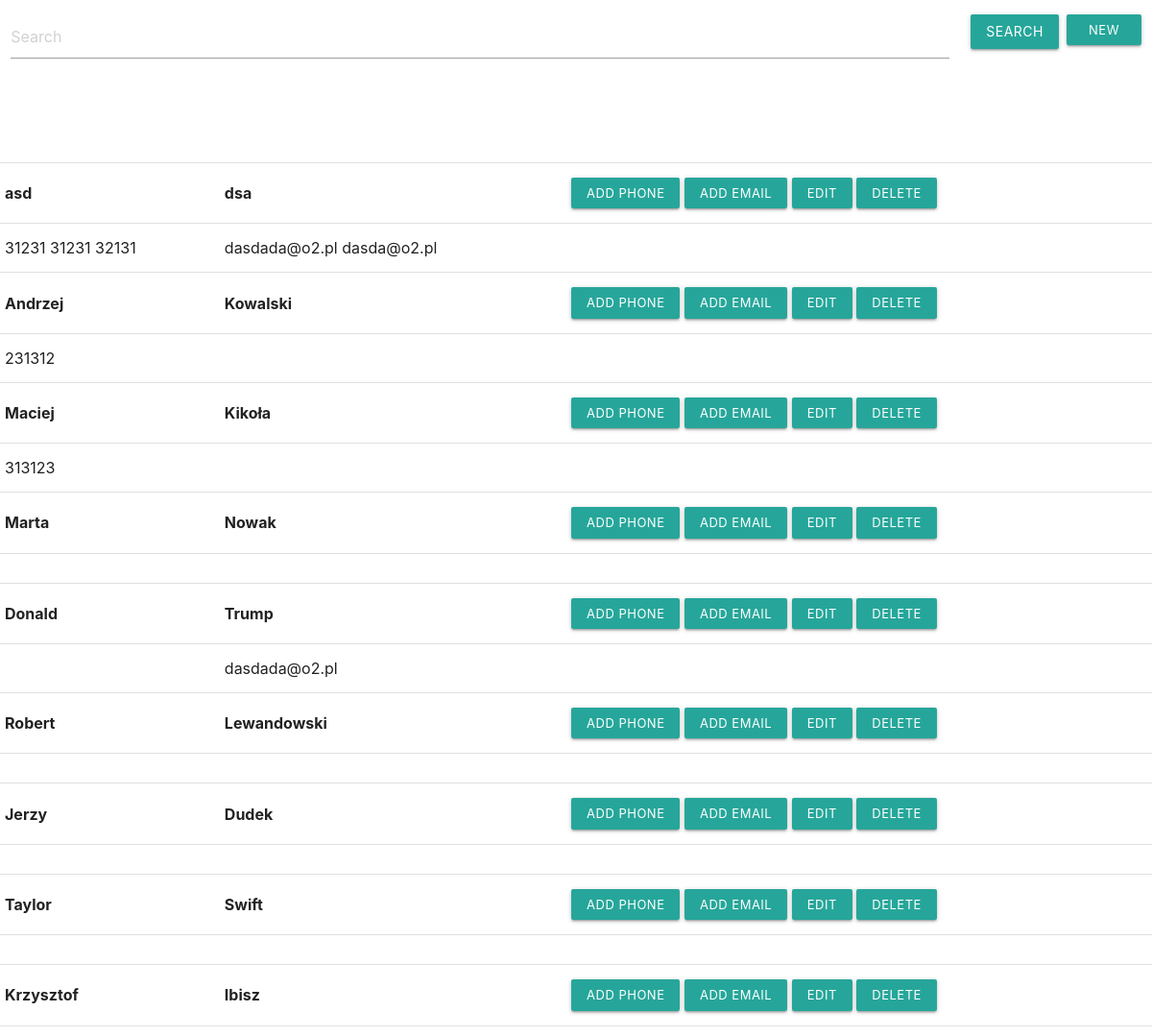
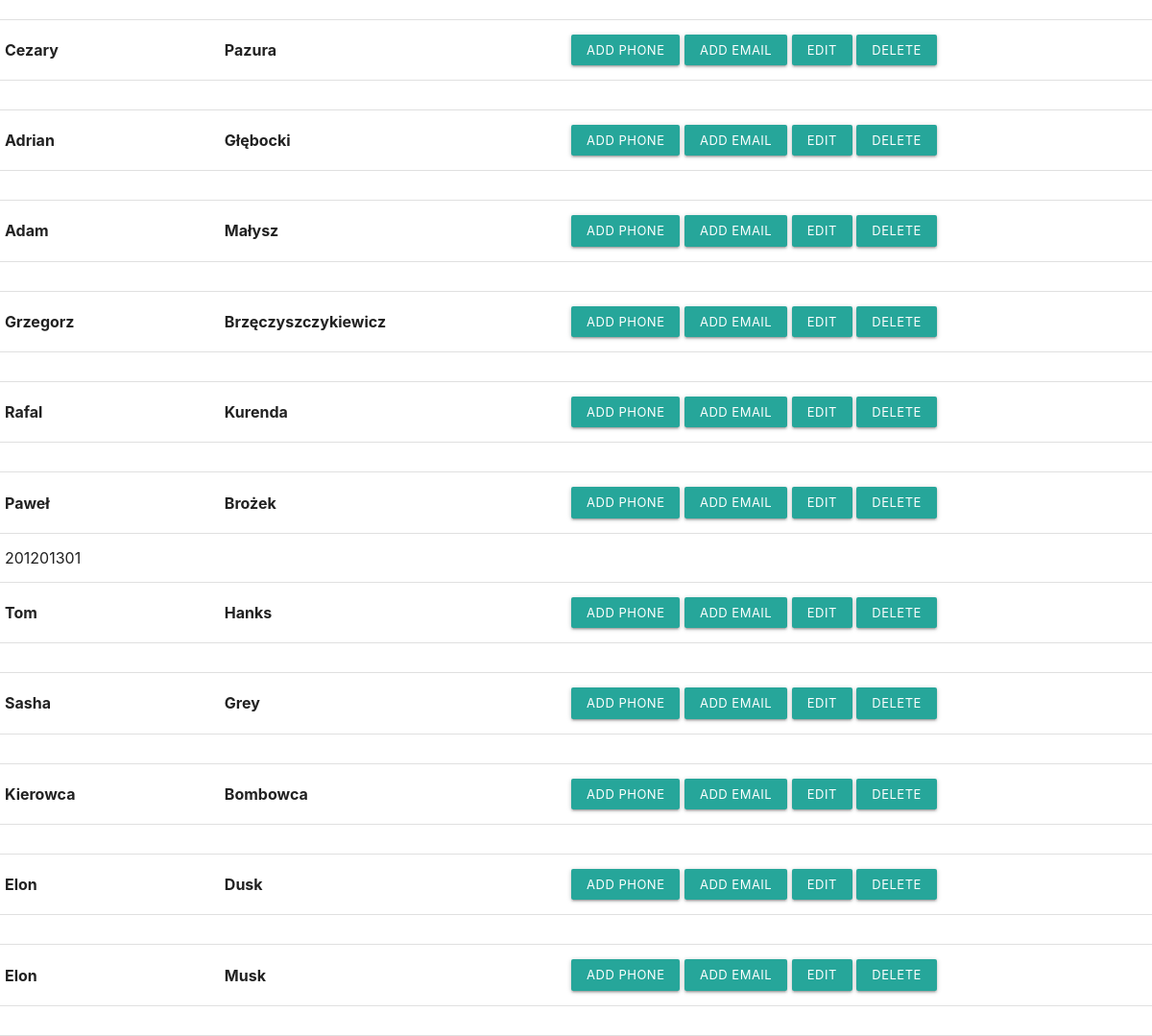
The page / on the database its author committed (2 pictures, top to bottom).
### phonebookapp/models.py (models this page shows)
class Osoba(models.Model):
    imie = models.CharField(max_length=50)
    nazwisko = models.CharField(max_length=50)

class Telefon(models.Model):
    osoba = models.ForeignKey(Osoba, editable=False, related_name='telefon', on_delete=models.CASCADE)
    telefon = models.CharField(max_length=50)

class Email(models.Model):
    osoba = models.ForeignKey(Osoba, editable=False, related_name='email', on_delete=models.CASCADE)
    email = models.EmailField()

### phonebookapp/views.py (the view)
# urls.py: path('', list_users, name='list_users'),
def list_users(request):
    user_list = Osoba.objects.prefetch_related('telefon','email')
    return render(request, 'index.html',{'users': user_list})

### templates/index.html (shortened to what this page needs)
<link rel="stylesheet" href="https://cdnjs.cloudflare.com/ajax/libs/materialize/1.0.0/css/materialize.min.css">
<!DOCTYPE html>
<html lang="en">
<head>
</head>
<body>
 <div class="row">
   <form class="col s12" method="GET" action="{% url 'query' %}">
       <div class="row">
           <div class="input-field col s10">
               <input name="q" value="{{ request.GET.q }}" placeholder="Search">
           </div>
           <div class="input-field col s1">
                  <button class="btn" type="submit"> Search</button>
           </div>
           <div class="input-field col s1">
                   <a href="{% url 'create_user'%}"  class="waves-effect waves-light btn-small" >New User</a>
           </div>
       </div>
   </form>
</div>
      <table>
        <thead>
          <tr>
              <th> </th>
              <th> </th>
              <th></th>
          </tr>
        </thead>
        <tbody>
           {% for user in users %}
              <tr>
                <td><b>{{ user.imie }}</b></td>
                <td><b>{{ user.nazwisko }}</b></td>
                <td>
                    <a href="{% url 'create_phone' user.id %}" class="waves-effect waves-light btn-small">Add Phone</a>
                    <a href="{% url 'create_email' user.id %}" class="waves-effect waves-light btn-small">Add Email</a>
                    <a href="{% url 'update_user' user.id %}"  class="waves-effect waves-light btn-small">Edit</a>
                    <a href="{% url 'delete_user' user.id %}"  class="waves-effect waves-light btn-small">Delete</a>
                </td>
              </tr>
               <tr>
                <td>{% for tel in user.telefon.all %}
                    {{ tel.telefon }}
                    {% endfor %}</td>
                <td> {% for tel in user.email.all %}
                    {{ tel.email }}
                    {% endfor %}</td>
               </tr>
           {% endfor %}
        </tbody>
    </table>
</body>
</html>

### rows shown on the page
Osoba: imie "asd", nazwisko "dsa"
Telefon: telefon "31231"
Telefon: telefon "31231"
Telefon: telefon "32131"
Email: email "dasdada@o2.pl"
Email: email "dasda@o2.pl"
Osoba: imie "Andrzej", nazwisko "Kowalski"
Telefon: telefon "231312"
Osoba: imie "Maciej", nazwisko "Kikoła"
Telefon: telefon "313123"
Osoba: imie "Marta", nazwisko "Nowak"
Osoba: imie "Donald", nazwisko "Trump"
Email: email "dasdada@o2.pl"
Osoba: imie "Robert", nazwisko "Lewandowski"
Osoba: imie "Jerzy", nazwisko "Dudek"
Osoba: imie "Taylor", nazwisko "Swift"
Osoba: imie "Krzysztof", nazwisko "Ibisz"
Osoba: imie "Cezary", nazwisko "Pazura"
Osoba: imie "Adrian", nazwisko "Głębocki"
Osoba: imie "Adam", nazwisko "Małysz"
Osoba: imie "Grzegorz", nazwisko "Brzęczyszczykiewicz"
Osoba: imie "Rafal", nazwisko "Kurenda"
Osoba: imie "Paweł", nazwisko "Brożek"
Telefon: telefon "201201301"
Osoba: imie "Tom", nazwisko "Hanks"
Osoba: imie "Sasha", nazwisko "Grey"
Osoba: imie "Kierowca", nazwisko "Bombowca"
Osoba: imie "Elon", nazwisko "Dusk"
Osoba: imie "Elon", nazwisko "Musk"
